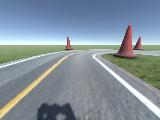
#> input picture src/examples/104_cam-image_array_.jpg, 160 x 120 px
$ python -i utils.py   (imports and definitions only)
#> lines starting #> are read from the running program, lines starting #| are printed output that depends on the picture
#> further down, picture is the input picture: shape (120, 160, 3); mean B, G, R 157, 146, 132.7
#!/usr/bin/env python
# coding: utf-8

# In[40]:


# [456 lines left out: functions sort_unity_files, overlay_imgs, plot_img_hist, get_sdsandbox_json_steer_angle, overlay_imgs, add_rain and 2 more, not called in this run]
    #return fig

# change rgb values
# https://stackoverflow.com/questions/59320564/how-to-access-and-change-color-channels-using-pil
def changeRGB(img, rv=0, gv=0, bv=0):
  """
  Change RGB values using PIL

  Parameters
  -------
  img: uint8 numpy image array
  rv: integer, value to be added to red channel
  gv: integer, value to be added to green channel
  bv, integer, value to be added to blue channel

  Output
  -------
  myimg: uint8 numpy image array

  Example
  -------
  import matplotlib.pyplot as plt
  import matplotlib.image as mpimg
  img = mpimg.imread('steph.jpeg')
  myimg = changeRGB(img, 60, 0, 0)
  plt.imshow(myimg)
  """
#> called with rv = 0, gv = 0, bv = 0
  from PIL import Image
  import numpy as np

  im = Image.fromarray(np.uint8(img))

  # Split into 3 channels
  r, g, b = im.split()
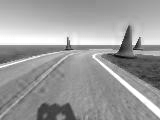
#> r: PIL image 160x120 L; min 5, max 255, mean 157
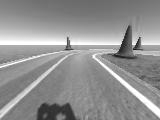
#> g: PIL image 160x120 L; min 18, max 255, mean 146
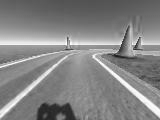
#> b: PIL image 160x120 L; min 30, max 255, mean 132.7

  # Red
  r = r.point(lambda i: i + rv)

  # Green
  g = g.point(lambda i: i + gv)

  # Blue
  b = b.point(lambda i: i + bv)

  # Recombine back to RGB image
  result = Image.merge('RGB', (r, g, b))

  # Convert to uint8 numpy array
  myimg = np.asarray(result)

  return myimg

# [32 lines left out: function get_rgb_avgs, not called in this run]

# [6 lines of commented-out code are left out]

# [7 lines not run here, left out]
    #fdict = sort_unity_files(args.filepath, args.mask)
    #make_video(fdict, model, True) # saved as nvidia2.avi
    #make_video(args.filepath, args.model, True)
    # example
    # python utils.py --filepath=C:\\Users\\aczd097\\Downloads\\dataset\\unity\\log_sample\\subset_100\\ \
    # --model=nvidia2     --mask=*.jpg


# In[ ]:

>>> import cv2
>>> picture = cv2.imread('../examples/104_cam-image_array_.jpg')
>>> result = changeRGB(picture)
